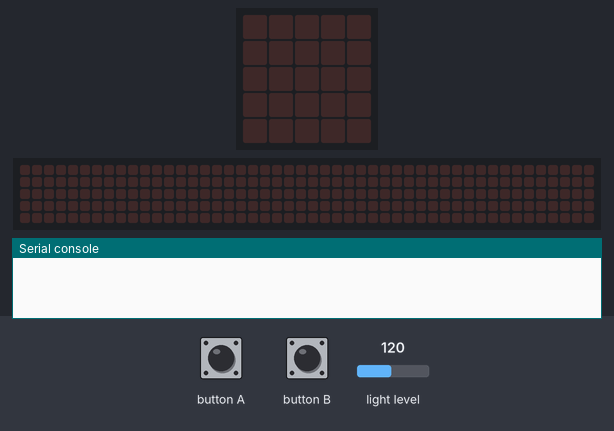
Simulated run of this program. Board: BBC micro:bit (MakeCode). On the bench: the board's 5×5 LED display, a strip that is not on the board, showing the scrolling text unrolled, the last lines printed to the serial console. The inputs (shaded band) are chosen by the test bench; at power-on: light level 120. The 48×5 strip is a reading aid, not a part: it shows the text the display is scrolling, unrolled, one strip-width of it at a time.

Above: at 1.2 s.
1.3 s: button B pressed for 0.15 s
At 1.6 s:
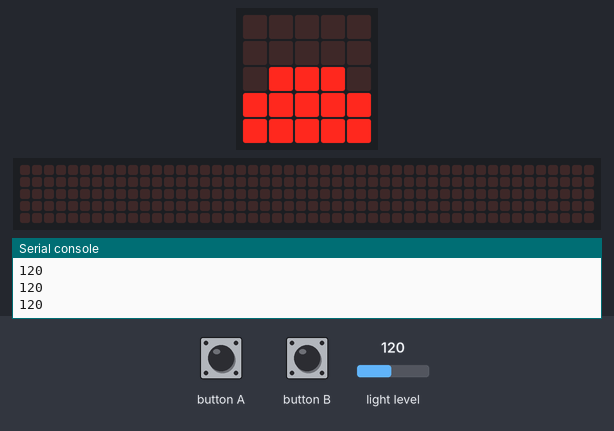
2.9 s: button A pressed for 0.15 s
At 2.98 s:
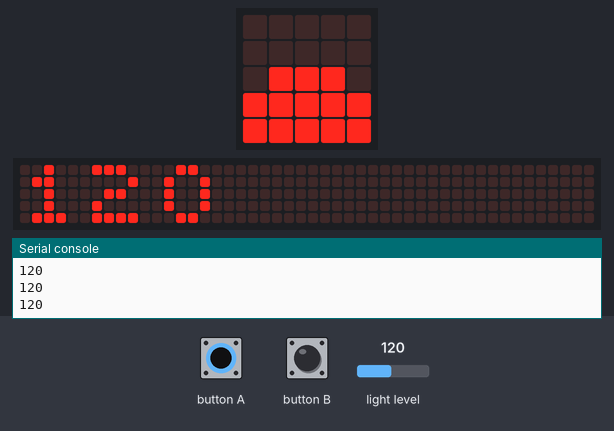
5.9 s: button B pressed for 1 s
At 7.9 s:
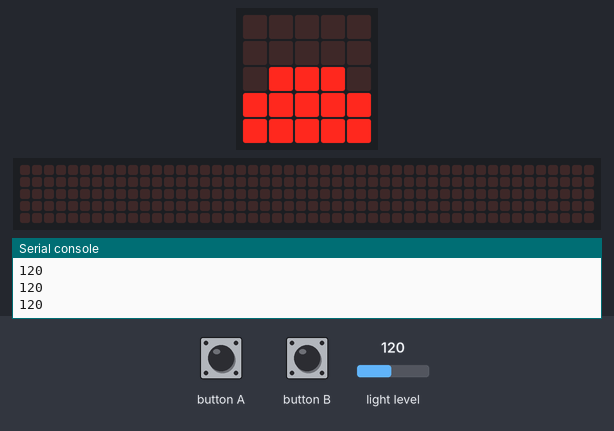
8.4 s: button A pressed for 1 s
At 11.77 s:
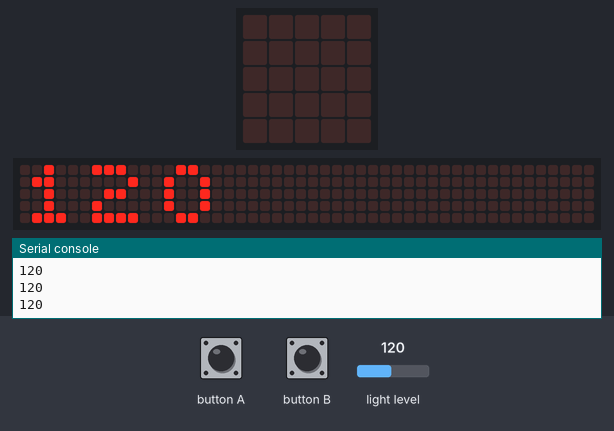
12.4 s: button B pressed for 3.2 s
At 13.3 s:
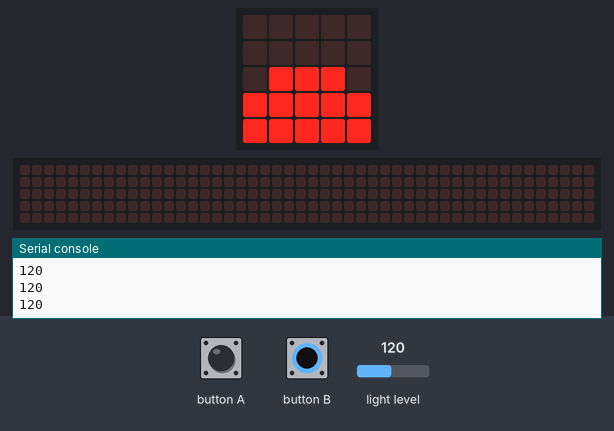
17.1 s: button A pressed for 3.2 s
At 17.34 s:
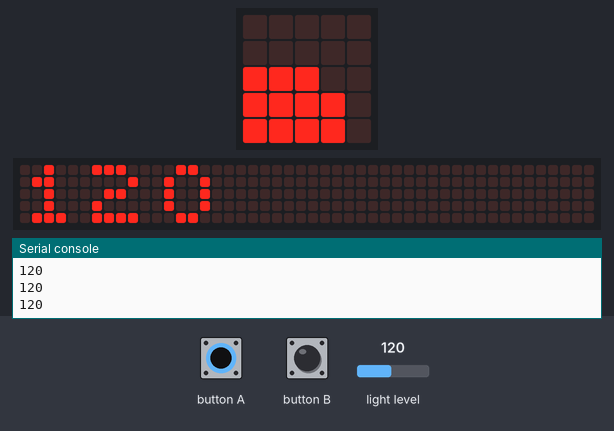

The program:

main.ts
```typescript
let cantidad_de_luz = 0
basic.forever(function () {
    cantidad_de_luz = input.lightLevel()
    if (input.buttonIsPressed(Button.A)) {
        basic.showNumber(cantidad_de_luz)
    }
    if (input.buttonIsPressed(Button.B)) {
        led.plotBarGraph(
        cantidad_de_luz,
        255
        )
    }
})
```

test.ts
```typescript
// aquí va el archivo "tests"; esto no se compilará cuando este paquete se utilice como una extensión.
```

Measured:
- after the input at 1.3 s, the display: changes at once (image 1)
- after the input at 2.9 s, the display: changes at once (image 2)
- after the input at 5.9 s, the display: first differs from a run without the input after 0.62 s (image 3)
- after the input at 8.4 s, the display: first changes at once (image 4 shows a later state)
- after the input at 12.4 s, the display: changes at once (image 5)
- after the input at 17.1 s, the display: first changes at once (image 6 shows a later state)
- what the display in image 4 shows lasts 0.4 s, from 11.6 s to 12.0 s
